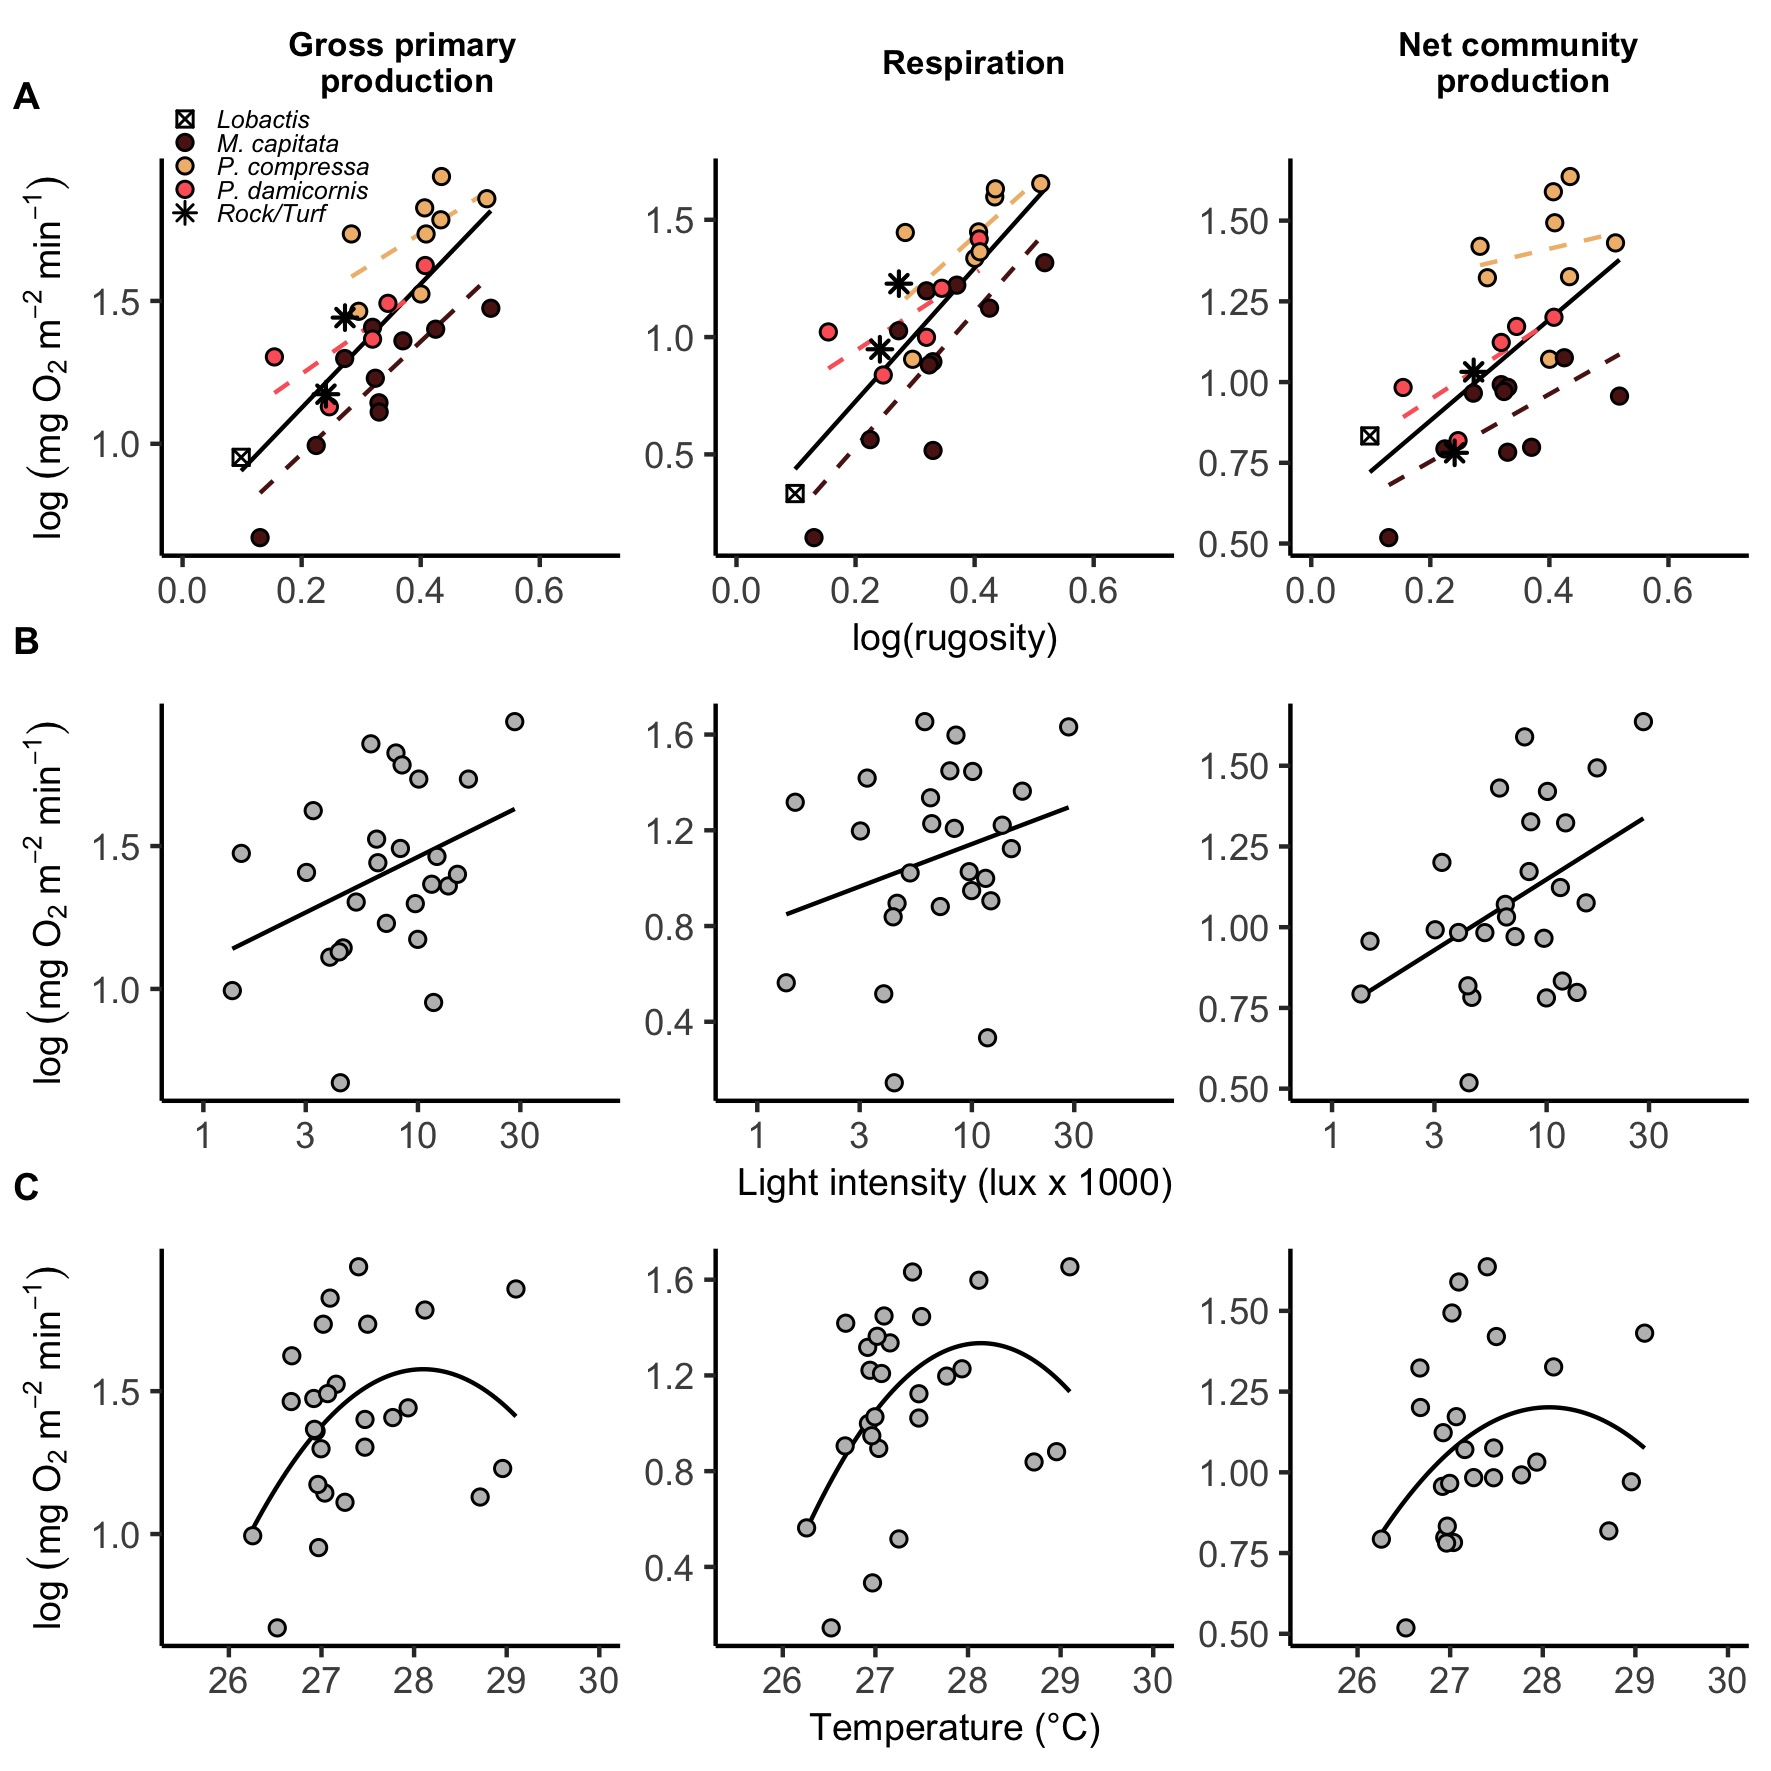

The script that drew this image:


mgO2 <- expression(log~(mg~O[2]~m^-2~min^-1))


COLS <- c("slategrey",spCols[3],spCols[1],spCols[2],"red")
names(COLS)<- c("Lobactis", "M. capitata", "P. compressa", "P. damicornis", "Rock/Turf")


dflong$type <- factor(dflong$type, levels=c("GPP","R","NPP"))

F2a <- ggplot()+
geom_smooth(data=dflong, aes(log10(site_rugosity),log10(rate)), method="lm", se=F, size=0.5, show.legend=F, col="black")+
geom_smooth(data=dflong[!dflong$dominant=="Rock/Turf",], aes(log10(site_rugosity),log10(rate), colour=dominant), method="lm", se=F, linetype="dashed", size=0.5, show.legend=FALSE)+
geom_point(data=dflong, aes(log10(site_rugosity), log10(rate), fill=dominant, shape=dominant))+
geom_point(data=dflong[dflong$dominant%in% c("Rock/Turf"),], aes(log10(site_rugosity),log10(rate)), shape=8, stroke=0.7)+
facet_wrap(~type, nrow=1, scale="free")+
scale_fill_manual(values=COLS)+
scale_colour_manual(values=COLS)+
scale_shape_manual(values=c(7, 21, 21, 21, 8))+
labs(x="log(rugosity)", y=mgO2)+
theme_classic()+
theme(strip.background=element_blank(), strip.text=element_text(size=8, hjust=0.5),axis.title=element_text(size=9), legend.background=element_blank(), legend.key.height=unit(1,"mm"), legend.title=element_text(size=8, face="bold"),
legend.key.width=unit(0,"mm"), plot.title=element_text(size=8, face="bold", hjust=0.5))
F2a

# linetype=type
F2b <-ggplot()+
geom_smooth(data=dflong, aes(parPS/1000, log10(rate)), method="lm", col="black", se=F, size=0.5)+
geom_point(data=dflong, aes(parPS/1000,log10(rate)), shape=21, fill="grey")+
facet_wrap(~type, nrow=1, scales="free")+
labs(x="Light intensity (lux x 1000)", y=mgO2)+
scale_x_log10()+
#scale_shape_manual(values=c(21, 16), name="per unit:")+
#scale_linetype_manual(values=c("dashed","solid"), name="per unit:")+
theme_classic()+theme(strip.background=element_blank(), strip.text=element_text(size=8,hjust=0.5), axis.title.x=element_text(size=9), axis.title.y=element_text(size=9), plot.background=element_blank(),panel.background=element_blank(),legend.title=element_blank(),legend.key.height=unit(1,"mm"),plot.title=element_text(size=8, face="bold", hjust=0.5))

F2c <-ggplot()+
geom_smooth(data=dflong, aes(tempO2, log10(rate)), method="lm", col="black", se=F, size=0.5, formula=y~poly(x,2))+
geom_point(data=dflong, aes(tempO2,log10(rate)), shape=21, fill="grey")+
facet_wrap(~type, nrow=1, scales="free")+
labs(x="Temperature (°C)", y=mgO2)+
#scale_shape_manual(rates=c(21, 16), name="per unit:")+
#scale_linetype_manual(rates=c("dashed","solid"), name="per unit:")+
theme_classic()+theme(strip.background=element_blank(), strip.text=element_text(size=8, hjust=0.5),legend.title=element_blank(), legend.key.height=unit(1,"mm"), axis.title=element_text(size=9), legend.background=element_blank(), plot.background=element_blank(),panel.background=element_blank(),plot.title=element_text(size=9, face="bold", hjust=0.5))



fig3 <- plot_grid(ggplot+theme_void(),####
F2a+xlim(c(0,0.7))+theme(legend.position=c(0.07,1.01), legend.text=element_text(size=6, face="italic"),strip.text=element_blank(), legend.title=element_blank()), #####
F2b+scale_x_log10(limits=c(0.8, 70))+guides(linetype="none")+theme(legend.position=c(0.05,1.01), legend.text=element_text(size=6), legend.key.width=unit(2, "mm"), strip.text=element_blank(), 
legend.background=element_blank(),
legend.title=element_text(size=6, face="bold")), ##### 
F2c+xlim(c(25.5, 30))+guides(linetype="none")+theme(legend.position=c(0.05,1.01), legend.text=element_text(size=6), legend.key.width=unit(2, "mm"), strip.text=element_blank(), legend.title=element_text(size=6, face="bold")), #####
 ncol=1, align="hv", axis="lr", labels=c("", "A", "B", "C"), label_size=9, rel_heights=c(0.25, 1,1,1), vjust=-1)+
 draw_label("Gross primary \nproduction", 0.23,0.965, size=8, fontface="bold")+
  draw_label("Respiration", 0.55,0.965, size=8, fontface="bold")+
   draw_label("Net community \nproduction", 0.86,0.965, size=8, fontface="bold")

fig3
